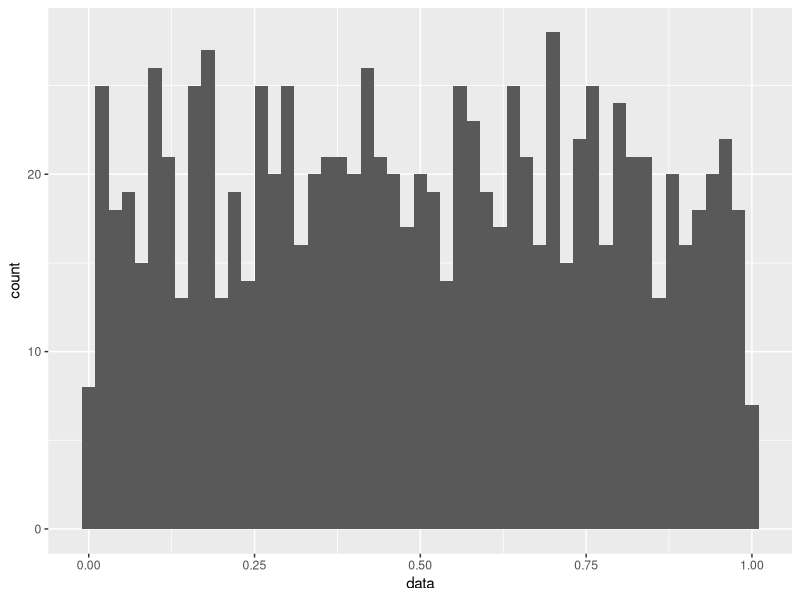
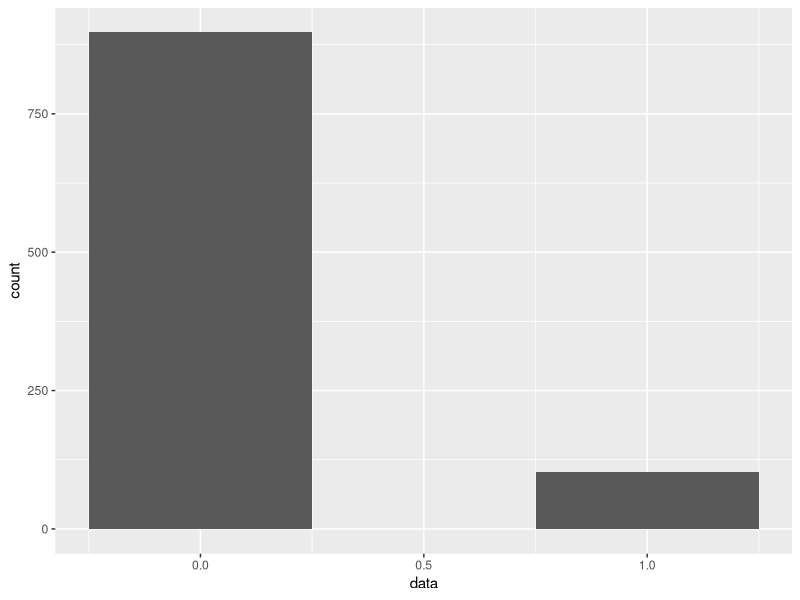
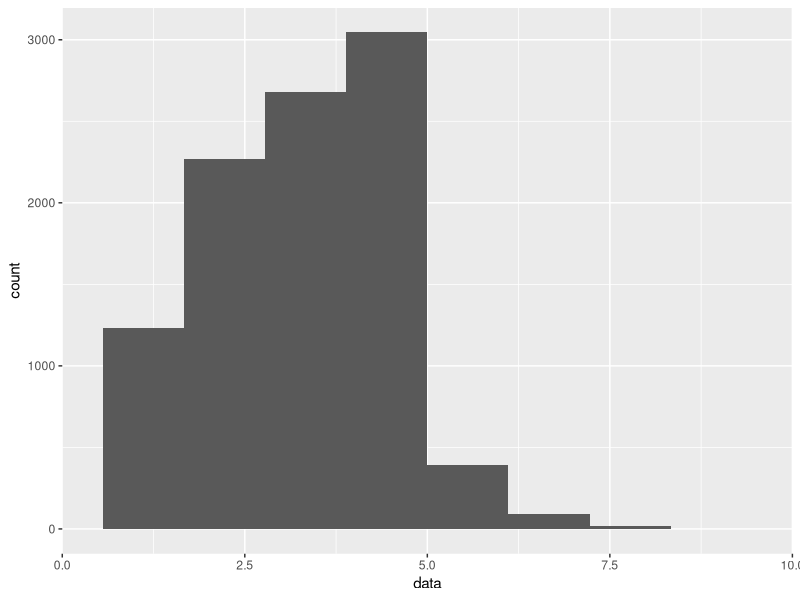
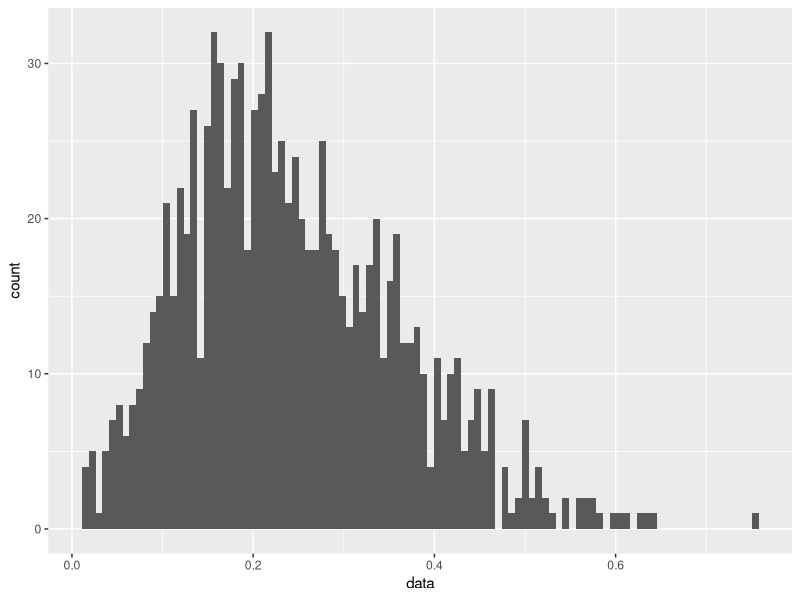
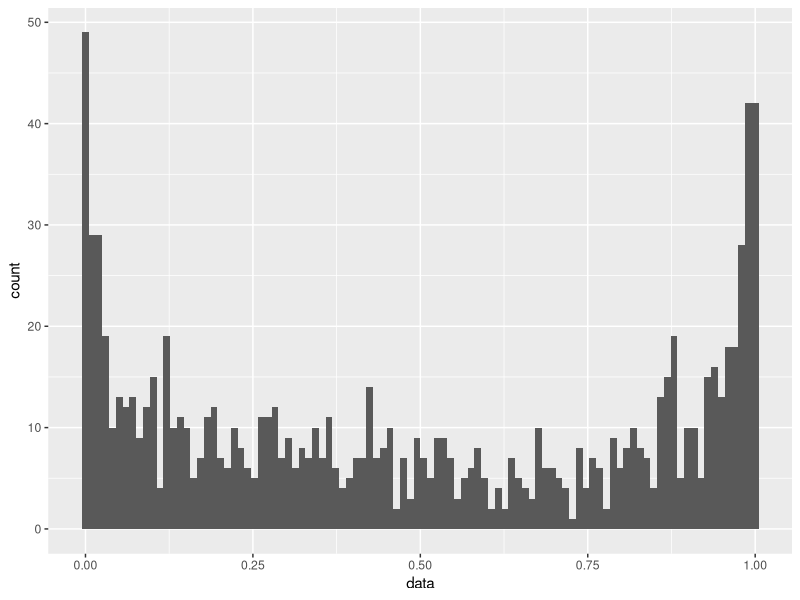
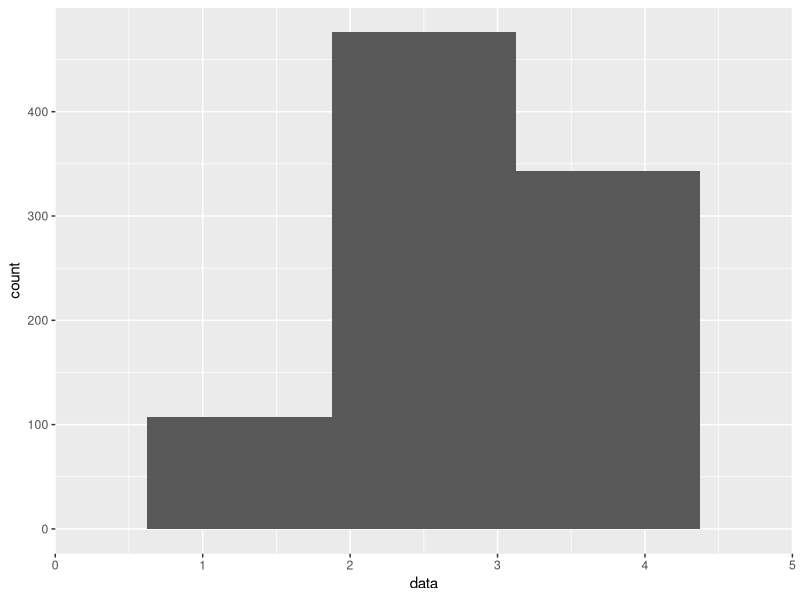
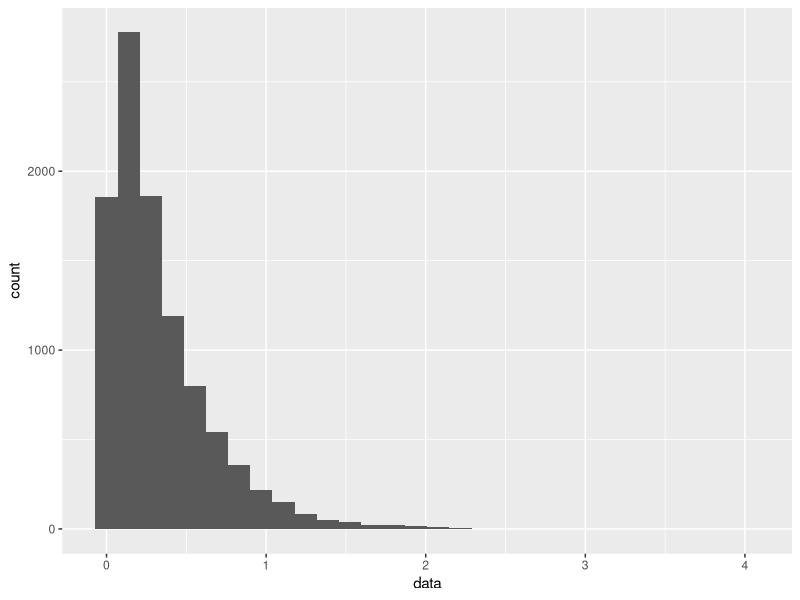
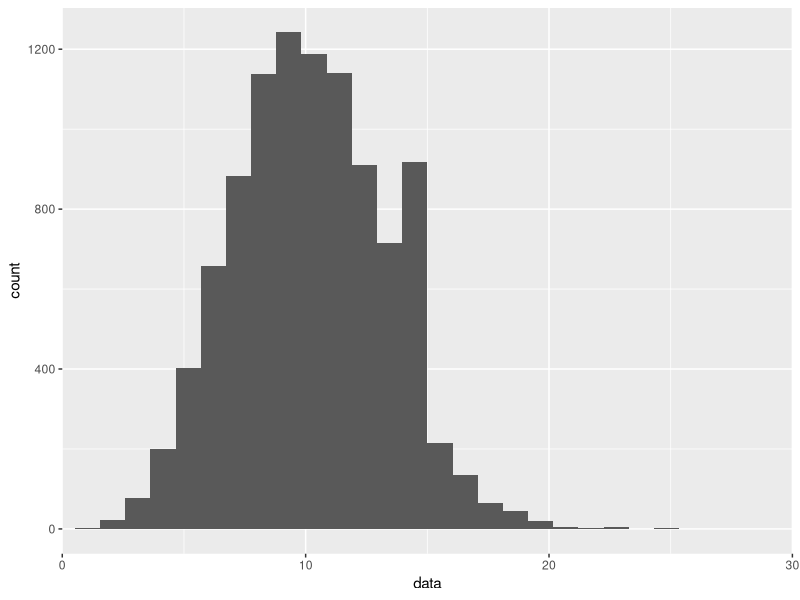

These figures' R source, in order:
library(ggplot2)
library(tidyr)
set.seed(12)
## cheat sheet:https://github.com/rstudio/cheatsheets/blob/master/data-visualization-2.1.pdf
## 参考URL:http://cse.naro.affrc.go.jp/takezawa/r-tips/r/60.html
## 一様分布
data = runif(n = 1000, min = 0, max = 1)
data_df <- data.frame(data = data)
ggplot(data = data_df, aes(x = data))+
  geom_histogram(
    #bins = 20, # binsはX軸を何個の区画に分けるかを指定。X軸の定義域で区画内幅は変化する
    binwidth = 0.02 # binwitdhは区画内幅を指定する。何個に分けるかはその後に決まる
    )
## ベルヌーイ
data = sample(x = c(0,1), size = 1000, replace = TRUE, prob= c(0.9, 0.1))
data_df <- data.frame(data = data)
ggplot(data = data_df, aes(x = data))+
  geom_histogram(bins = 3,
  )
  
## 二項分布
data = rbinom(n= 10000, size= 10, prob= 0.3) # nはシミュレーションの回数、sizeはシミュレーションの中での試行回数
data_df <- data.frame(data = data)
ggplot(data = data_df, aes(x = data))+
  geom_histogram(bins = 10
  )+
  scale_x_continuous(
    limits = c(0,10),
    expand = c(0,0) # mult, と　add の引数
  )
## ベータ分布
### 山型
data = rbeta(n= 1000, shape1 = 3, shape2 = 9 ,ncp = 0) # 山型分布
data_df <- data.frame(data = data)
ggplot(data = data_df, aes(x = data))+
  geom_histogram(bins = 100,
  )
### U字型
data = rbeta(n= 1000, shape1 = 0.5, shape2 = 0.5 ,ncp = 0) # 山型分布
data_df <- data.frame(data = data)
ggplot(data = data_df, aes(x = data))+
  geom_histogram(bins = 100,
  )

## カテゴリカル分布
data = sample.int(n=5, size=1000, replace=TRUE, prob=c(0.1, 0.2, 0.25, 0.35, 0.1)) #sample.intで乱数生成
data_df <- data.frame(data = data)
ggplot(data = data_df, aes(x = data))+
  geom_histogram(bins = 5)+
   scale_x_continuous(
        limits = c(0,5),
        expand = c(0,0) # mult, と　add の引数
    )

## 多項分布
data = rmultinom(n= 10, size = 20, prob = c(0.1, 0.2, 0.3, 0.4))
data_df <- data.frame(data = data)
data_df
### 同時確率計算
data = dmultinom(x= c(0,1,3,6), size = 10, prob = c(0.1, 0.2, 0.3, 0.4))
data_df <- data.frame(data = data)
data_df

## 指数分布
data = rexp(n= 10000, rate = 3)
data_df <- data.frame(data = data)
ggplot(data = data_df, aes(x = data))+
  geom_histogram(bins = 30,
  )

## ポワソン分布
data = rpois(n= 10000, lambda = 10)
data_df <- data.frame(data = data)
ggplot(data = data_df, aes(x = data))+
  geom_histogram(bins = 30)+
  scale_x_continuous(
    limits = c(0,30),
    expand = c(0,0) # mult, と　add の引数
    )

## ガンマ分布
data = rgamma(n= 10000, shape = 3, scale = 3)
data_df <- data.frame(data = data)
ggplot(data = data_df, aes(x = data))+
  geom_histogram(bins = 30,
  )

## 正規分布
## ref:https://stats.biopapyrus.jp/r/ggplot/geom_histogram.html
data1 = rnorm(n= 10000, mean = 3, sd = 1)
data2 = rnorm(n= 10000, mean = 8, sd = 3)
data_df <- data.frame(data1 = data1, data2 = data2)
df <- tidyr::gather(data_df)  ## tidyrのgather関数でdata1,data2を２列のデータに変形
ggplot(data = df, aes(x = value, fill = key))+
  geom_histogram(bins = 30, position = "identity", alpha = 0.8
  )

## 対数正規分布
data1 = rlnorm(n= 10000, mean = 0, sd = 1)
data2 = rlnorm(n= 10000, mean = 3, sd = 0.4)
data3 = rlnorm(n= 10000, mean = 4, sd = 0.8)
data_df <- data.frame(data1 = data1, data2 = data2,data3 = data3)
df <- tidyr::gather(data_df)  ## tidyrのgather関数でdata1,data2を２列のデータに変形
ggplot(data = df, aes(x = value, fill = key))+
  geom_histogram(bins = 30, position = "identity", alpha = 0.4
  )+
  scale_x_continuous(
    limits = c(-10,200),
    expand = c(0,0) # mult, と　add の引数
  )
## 多変量正規分布
mu <- c(10, 20) ## X、Y軸の平均
cov <- matrix(c(2.0, 0.5, 0.5, 1.0), ncol = 2) ## 分散共分散行列
data <- mvtnorm::rmvnorm(n = 100, mean = mu, sigma = cov)
df <- data
colnames(df) <- c('X1', 'X2')
ggplot(data = as.data.frame(df), aes(x = X1, y= X2))+
  geom_point(position = "identity", alpha = 0.4
  )

## コーシー分布
data1 = rcauchy(n= 10000, location = 0, scale = 10)
data2 = rcauchy(n= 10000, location = 0, scale = 30)
data_df <- data.frame(data1 = data1, data2 = data2)
df <- tidyr::gather(data_df)  ## tidyrのgather関数でdata1,data2を２列のデータに変形
ggplot(data = df, aes(x = value, fill = key))+
  geom_histogram(bins = 100, position = "identity", alpha = 0.4
  )+
  scale_x_continuous(
    limits = c(-100,100),
    expand = c(0,0) # mult, と　add の引数
  )

## Studentのt分布
data1 = rt(n= 1000, df = 20, ncp = 0)　## 自由度大きいほど、裾は短い
data2 = rt(n= 1000, df = 1, ncp = 0) ## 自由度は１以下の小数も入力できるが、定義上どうなんだろう。
data_df <- data.frame(data1 = data1, data2 = data2)
df <- tidyr::gather(data_df)  ## tidyrのgather関数でdata1,data2を２列のデータに変形
ggplot(data = df, aes(x = value, fill = key))+
  geom_histogram(bins = 100, position = "identity", alpha = 0.4
  )+
  scale_x_continuous(
    limits = c(-40,40),
    expand = c(0,0) # mult, と　add の引数
  )

## 2重指数分布・ラプラス分布
rlaplace <- function(n) {  ## 用意された関数はないので定義する
  u <- log(runif(n))
  v <- ifelse(runif(n)>1/2, 1, -1)
  return(u*v)
}
data1 <- rlaplace(1000)
data2 <- rlaplace(1000)
data_df <- data.frame(data1 = data1, data2 = data2)
df <- tidyr::gather(data_df)  ## tidyrのgather関数でdata1,data2を２列のデータに変形
ggplot(data = df, aes(x = value, fill = key))+
  geom_histogram(bins = 100, position = "identity", alpha = 0.4
  )+
  scale_x_continuous(
    limits = c(-10,10),
    expand = c(0,0) # mult, と　add の引数
  )
